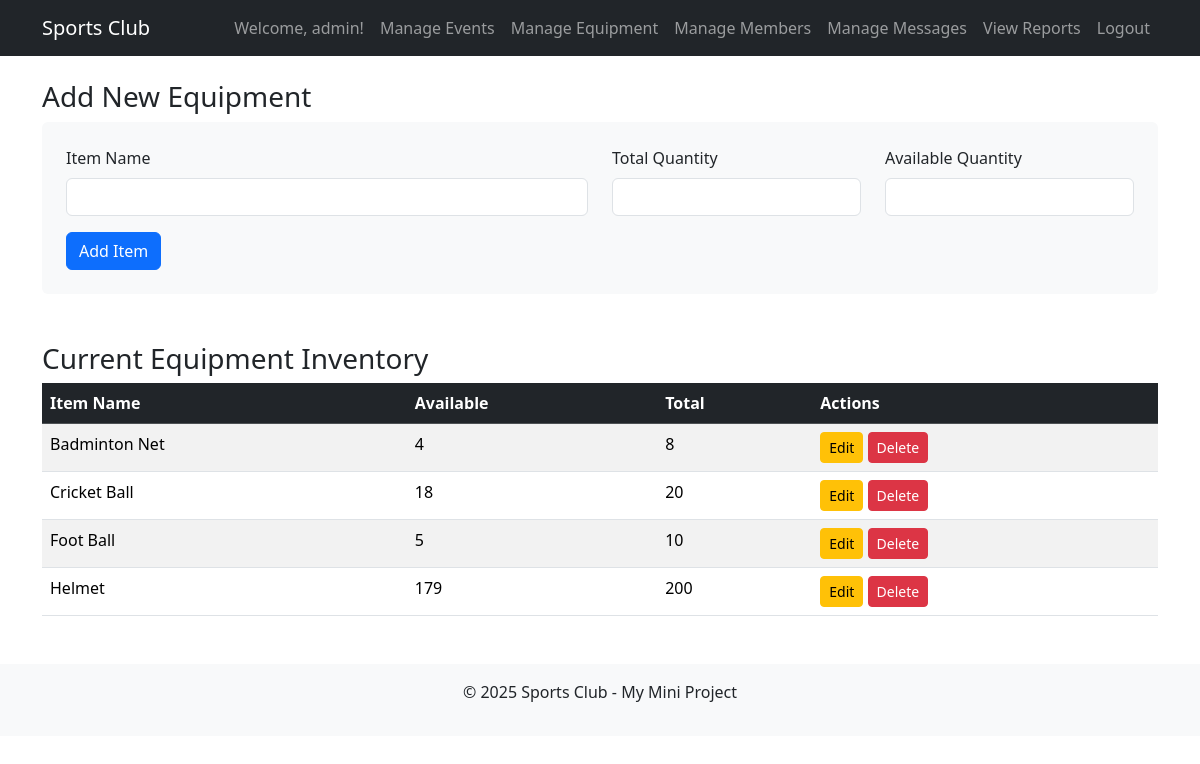
Page /admin_equipment.php (signed in) on the committed database.
### tables this page shows
CREATE TABLE `equipment` (
  `equipment_id` int(11) NOT NULL,
  `item_name` varchar(100) NOT NULL,
  `total_quantity` int(11) NOT NULL,
  `available_quantity` int(11) NOT NULL
);

### admin_equipment.php (the view, shortened to what this page needs)
<?php
include 'header.php';
include 'db_connect.php';
$edit_mode = false;
$edit_item = null;
?>
<h3><?php echo $edit_mode ? 'Edit Equipment' : 'Add New Equipment'; ?></h3>
<form action="admin_equipment.php" method="POST" class="mb-5 p-4 bg-light rounded">
    <div class="row">
        <div class="col-md-6 mb-3">
            <label class="form-label">Item Name</label>
            <input type="text" class="form-control" name="item_name" value="<?php echo $edit_mode ? $edit_item['item_name'] : ''; ?>" required>
        </div>
        <div class="col-md-3 mb-3">
            <label class="form-label">Total Quantity</label>
            <input type="number" class="form-control" name="total_quantity" value="<?php echo $edit_mode ? $edit_item['total_quantity'] : ''; ?>" required>
        </div>
        <div class="col-md-3 mb-3">
            <label class="form-label">Available Quantity</label>
            <input type="number" class="form-control" name="available_quantity" value="<?php echo $edit_mode ? $edit_item['available_quantity'] : ''; ?>" required>
        </div>
    </div>
    <button type="submit" name="save_item" class="btn btn-primary"><?php echo $edit_mode ? 'Update Item' : 'Add Item'; ?></button>
</form>
<h3>Current Equipment Inventory</h3>
<table class="table table-striped table-hover">
    <thead class="table-dark">
        <tr>
            <th>Item Name</th>
            <th>Available</th>
            <th>Total</th>
            <th>Actions</th>
        </tr>
    </thead>
    <tbody>
        <?php
        $sql = "SELECT * FROM Equipment ORDER BY item_name";
        $result = $conn->query($sql);
        if ($result->num_rows > 0) {
            while($row = $result->fetch_assoc()) {
                echo "<tr>";
                echo "<td>" . htmlspecialchars($row['item_name']) . "</td>";
                echo "<td>" . $row['available_quantity'] . "</td>";
                echo "<td>" . $row['total_quantity'] . "</td>";
                echo "<td>
                        <a href='admin_equipment.php?edit=" . $row['equipment_id'] . "' class='btn btn-sm btn-warning'>Edit</a>
                        <a href='admin_equipment.php?delete=" . $row['equipment_id'] . "' class='btn btn-sm btn-danger' onclick='return confirm(\"Are you sure?\")'>Delete</a>
                      </td>";
                echo "</tr>";
            }
        } else {
            echo "<tr><td colspan='4' class='text-center'>No equipment found.</td></tr>";
        }
        ?>
    </tbody>
</table>
<?php
include 'footer.php';
?>

### rows in the picture
equipment: item_name "Badminton Net", available_quantity "4", total_quantity "8"
equipment: item_name "Cricket Ball", available_quantity "18", total_quantity "20"
equipment: item_name "Foot Ball", available_quantity "5", total_quantity "10"
equipment: item_name "Helmet", available_quantity "179", total_quantity "200"

### other values in the picture
$_SESSION['username'] "admin"
